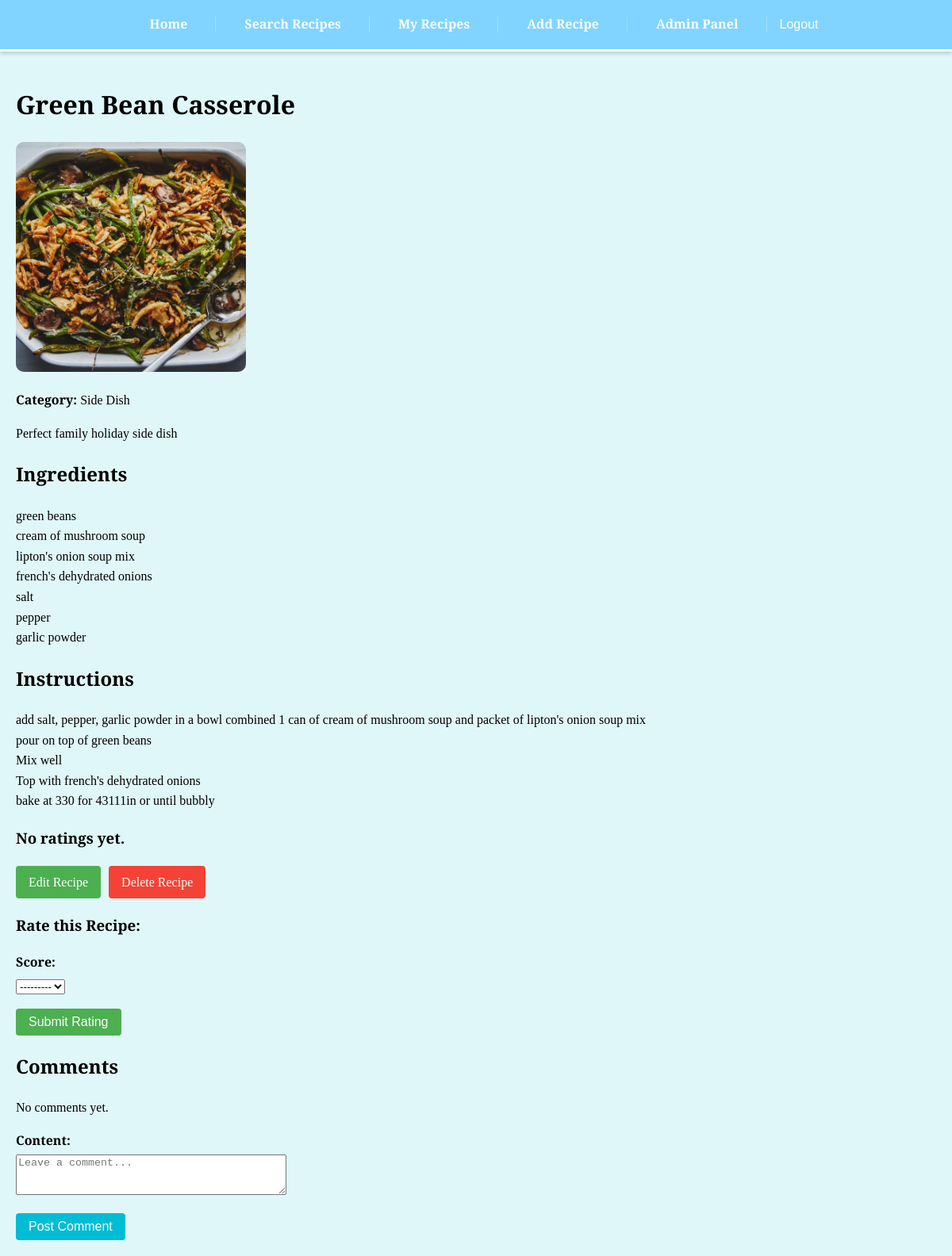
/recipe/8/ (signed in), run on an earlier commit of the app's database.
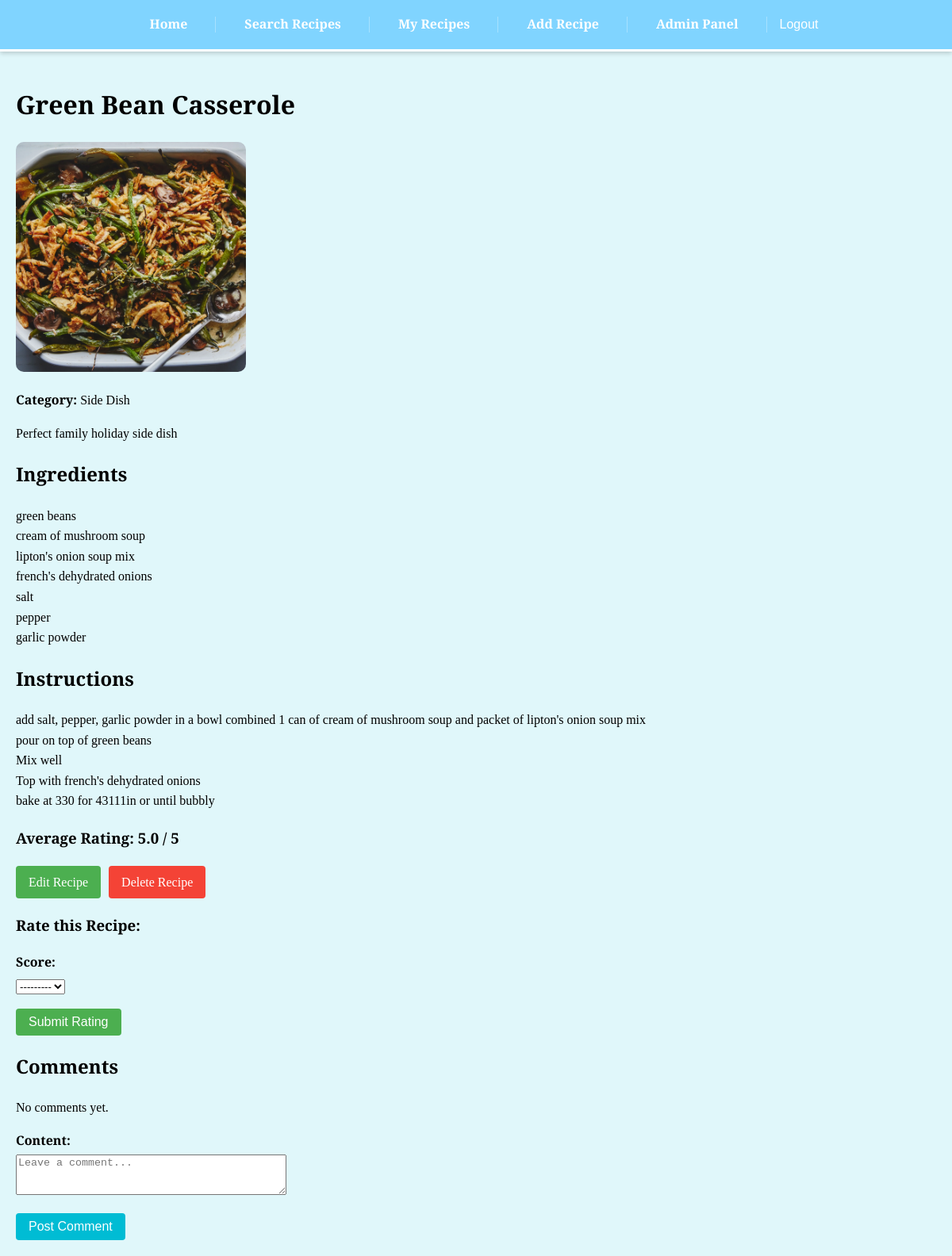
And on a later commit of the database.
### recipes/models.py (models this page shows, shortened)
class Recipe(models.Model):
    title = models.CharField(max_length=255)
    description = models.TextField()
    ingredients = models.TextField()
    instructions = models.TextField()
    category = models.CharField(max_length=100)
    created_at = models.DateTimeField(auto_now_add=True)
    author = models.ForeignKey(User, on_delete=models.CASCADE)
    views = models.PositiveIntegerField(default=0)
    rating = models.FloatField(default=0.0)
    image = models.ImageField(upload_to='recipe_images/', blank=True, null=True)

### recipes/views.py (the view)
# urls.py: path('recipe/<int:pk>/', views.recipe_detail_local, name='recipe-detail-local'),
@login_required
def recipe_detail_local(request, pk):
    recipe = get_object_or_404(Recipe, pk=pk)
    comments = recipe.comments.order_by('-created_at')
    Recipe.objects.filter(pk=pk).update(views=models.F('views') + 1)
    recipe.refresh_from_db()
    if request.method == 'POST' and request.user.is_authenticated:
        rating_form = RatingForm(request.POST, recipe=recipe)
        comment_form = CommentForm(request.POST)
        if rating_form.is_valid():
            rating = rating_form.save(user=request.user)
            recipe.update_rating()
            messages.success(request, f'Thank you for rating "{recipe.title}"!')
            return redirect('recipe-detail-local', pk=recipe.pk)
        if comment_form.is_valid():
            comment = comment_form.save(commit=False)
            comment.recipe = recipe
            comment.user = request.user
            comment.save()
            messages.success(request, "Comment posted.")
            return redirect('recipe-detail-local', pk=pk)
    else:
        rating_form = RatingForm(recipe=recipe)
        comment_form = CommentForm()
    return render(request, 'recipes/recipe_detail_local.html', {
        'recipe': recipe,
        'rating_form': rating_form,
        'comments': comments,
        'comment_form': comment_form,
    })

### recipes/forms.py (shortened to what this page needs)
class RatingForm(forms.ModelForm):
    class Meta:
        model = Rating
        fields = ['score']
    def __init__(self, *args, **kwargs):
        self.recipe = kwargs.pop('recipe', None)
        super(RatingForm, self).__init__(*args, **kwargs)

class CommentForm(forms.ModelForm):
    class Meta:
        model = Comment
        fields = ['content']
        widgets = {
            'content': forms.Textarea(attrs={'rows': 3, 'placeholder': 'Leave a comment...'}),
        }

### recipes/templates/recipes/recipe_detail_local.html (shortened to what this page needs)
{% extends "recipes/base.html" %}
{% block content %}
<div class="recipe-detail">
    <h1>{{ recipe.title }}</h1>
    {% if recipe.image %}
        <img src="{{ recipe.image.url }}" alt="{{ recipe.title }}" style="max-width: 25%; border-radius: 10px;">
    {% endif %}
    <p><strong>Category:</strong> {{ recipe.category }}</p>
    <p>{{ recipe.description }}</p>
    <h2>Ingredients</h2>
    <p>{{ recipe.ingredients|linebreaks }}</p>
    <h2>Instructions</h2>
    <p>{{ recipe.instructions|linebreaks }}</p>
    {% if recipe.rating %}
        <h3>Average Rating: {{ recipe.rating|floatformat:1 }} / 5</h3>
    {% else %}
        <h3>No ratings yet.</h3>
    {% endif %}
    {% if user == recipe.author %}
    <div style="margin-top: 20px; display: flex; gap: 10px;">
        <a href="{% url 'recipe-edit' recipe.id %}" class="btn" style="background-color: #4CAF50;">Edit Recipe</a>
        <a href="{% url 'recipe-delete' recipe.id %}" class="btn" style="background-color: #f44336;">Delete Recipe</a>
    </div>
    {% endif %}
    {% if user.is_authenticated %}
        <h3>Rate this Recipe:</h3>
        <form method="POST">
            {{ rating_form.as_p }}
            <button type="submit" class="btn" style="background-color: #4CAF50;">Submit Rating</button>
        </form>
    {% else %}
        <p>Please <a href="{% url 'login' %}">log in</a> to rate this recipe.</p>
    {% endif %}
    <h2>Comments</h2>
    {% if comments %}
        <ul>{% for comment in comments %}
            <li>
                <strong>{{ comment.user.username }}</strong> on {{ comment.created_at|date:"M d, Y H:i" }}<br>
                {{ comment.content|linebreaks }}
            </li>
            {% endfor %}
        </ul>
    {% else %}
        <p>No comments yet.</p>
    {% endif %}
    {% if user.is_authenticated %}
        <form method="post">
        {{ comment_form.as_p }}
            <button type="submit" class="btn">Post Comment</button>
        </form>
    {% else %}
        <p><a href="{% url 'login' %}">Log in</a> to leave a comment.</p>
    {% endif %}
    </div>
{% endblock %}

What changed in the data, as far as the page shows it:
changed Recipe "Green Bean Casserole": rating (not shown) → "5.0"
Also different on the page:
text no longer shown: "No ratings yet."
text now shown: "Average Rating: / 5"
